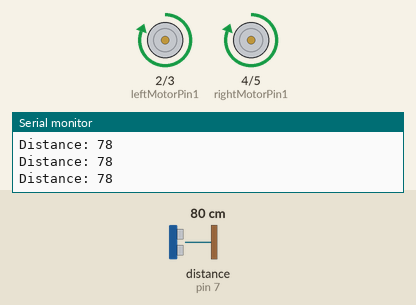
Recording of a sketch running on a simulated Arduino Uno, built with avr-gcc and run on an emulated ATmega328P. Shown: motor-driver pin pairs drawn as motors (green arrow = first pin HIGH = forward, orange = second pin HIGH = backward, longer = more drive), the last lines printed to the serial monitor. Wiring (inferred from the names in the program): ultrasonic range finder: trigger pin 6; echo pin 7. Inputs (shaded band) come from the test bench; at power-on: distance to the obstacle (sensor on pin 7) 80 cm. The echo pulse lasts 58.3 µs per cm.

Above: at 1.2 s.
1.3 s: distance to the obstacle (sensor on pin 7) set to 36 cm
2.8 s: distance to the obstacle (sensor on pin 7) set to 30 cm
At 4.0 s:
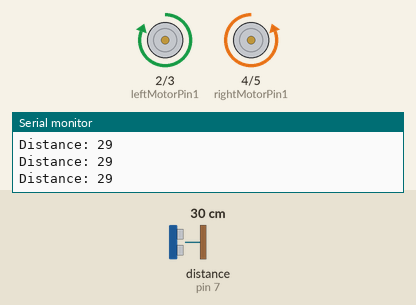
4.3 s: distance to the obstacle (sensor on pin 7) set to 250 cm
At 4.9 s:
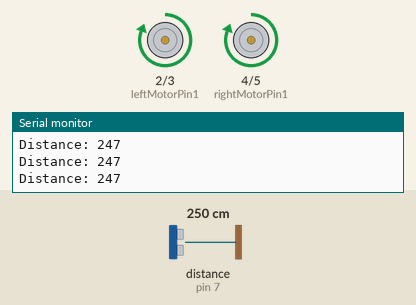
5.8 s: distance to the obstacle (sensor on pin 7) set to 2 cm
At 6.3 s:
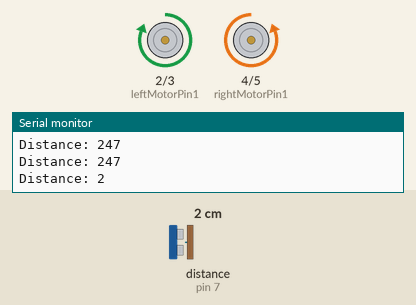
Timing chart, 0 to 8.3 s (numbered marks = the images above; inputs shaded):
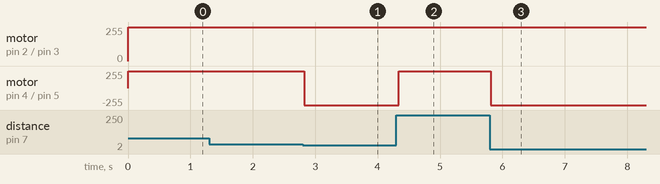

Measured:
- the behaviour switches between 32 and 31 cm on distance to the obstacle (sensor on pin 7) (found by bisection; images 0 and 1)
- after the input at 2.8 s, motor on pin 4 (rightMotorPin1) / pin 5 (rightMotorPin2): forward 255/255 → backward 255/255 at once
- after the input at 4.3 s, motor on pin 4 (rightMotorPin1) / pin 5 (rightMotorPin2): backward 255/255 → forward 255/255 at once
- after the input at 5.8 s, motor on pin 4 (rightMotorPin1) / pin 5 (rightMotorPin2): forward 255/255 → backward 255/255 at once

The sketch:

Obstacle-Avoidance-Robot.ino
```cpp
#include <Servo.h>

// Define motor control pins
const int leftMotorPin1 = 2;   // Connect to motor driver IN1
const int leftMotorPin2 = 3;   // Connect to motor driver IN2
const int rightMotorPin1 = 4;  // Connect to motor driver IN3
const int rightMotorPin2 = 5;  // Connect to motor driver IN4

// Define ultrasonic sensor pins
const int trigPin = 6;  // Connect to ultrasonic sensor trigger pin
const int echoPin = 7;  // Connect to ultrasonic sensor echo pin

// Set maximum distance for obstacle detection (adjust as needed)
const int maxDistance = 30;  // Maximum distance in centimeters

void setup() {
  // Initialize motor control pins as outputs
  pinMode(leftMotorPin1, OUTPUT);
  pinMode(leftMotorPin2, OUTPUT);
  pinMode(rightMotorPin1, OUTPUT);
  pinMode(rightMotorPin2, OUTPUT);

  // Initialize ultrasonic sensor pins
  pinMode(trigPin, OUTPUT);
  pinMode(echoPin, INPUT);

  // Set up serial communication
  Serial.begin(9600);
}

void loop() {
  // Measure distance using the ultrasonic sensor
  long duration, distance;
  digitalWrite(trigPin, LOW);
  delayMicroseconds(2);
  digitalWrite(trigPin, HIGH);
  delayMicroseconds(10);
  digitalWrite(trigPin, LOW);
  duration = pulseIn(echoPin, HIGH);
  distance = duration * 0.034 / 2;

  // Print distance to serial monitor
  Serial.print("Distance: ");
  Serial.println(distance);

  // Check for obstacles and perform obstacle avoidance
  if (distance <= maxDistance) {
    // Avoid obstacle by turning
    turnRight();  // Adjust turning direction as needed
    delay(500);   // Adjust turning duration as needed
  } else {
    // Move forward
    forward();
  }
}

// Function to move the robot forward
void forward() {
  digitalWrite(leftMotorPin1, HIGH);
  digitalWrite(leftMotorPin2, LOW);
  digitalWrite(rightMotorPin1, HIGH);
  digitalWrite(rightMotorPin2, LOW);
}

// Function to turn the robot right
void turnRight() {
  digitalWrite(leftMotorPin1, HIGH);
  digitalWrite(leftMotorPin2, LOW);
  digitalWrite(rightMotorPin1, LOW);
  digitalWrite(rightMotorPin2, HIGH);
}
```
